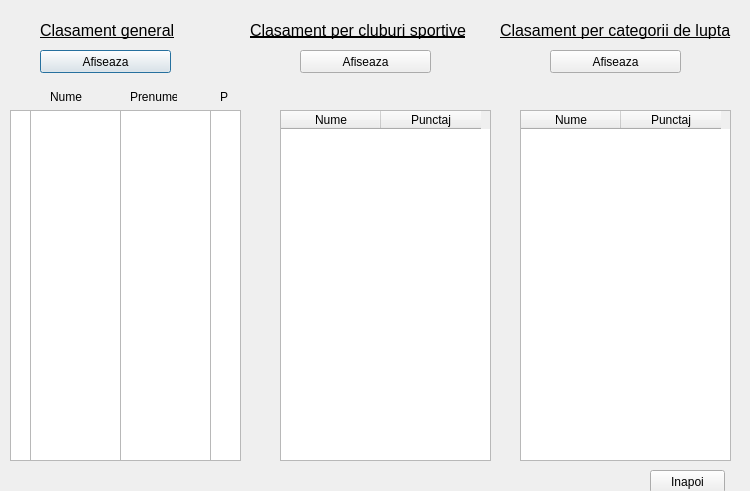
<?xml version="1.0" encoding="UTF-8"?>
<ui version="4.0">
 <class>clasament</class>
 <widget class="QDialog" name="clasament">
  <property name="geometry">
   <rect>
    <x>0</x>
    <y>0</y>
    <width>750</width>
    <height>491</height>
   </rect>
  </property>
  <property name="windowTitle">
   <string>Dialog</string>
  </property>
  <widget class="QLabel" name="label">
   <property name="geometry">
    <rect>
     <x>40</x>
     <y>15</y>
     <width>141</width>
     <height>31</height>
    </rect>
   </property>
   <property name="font">
    <font>
     <pointsize>12</pointsize>
     <underline>true</underline>
    </font>
   </property>
   <property name="text">
    <string>Clasament general</string>
   </property>
  </widget>
  <widget class="QLabel" name="label_2">
   <property name="geometry">
    <rect>
     <x>250</x>
     <y>20</y>
     <width>221</width>
     <height>20</height>
    </rect>
   </property>
   <property name="font">
    <font>
     <pointsize>12</pointsize>
     <underline>true</underline>
    </font>
   </property>
   <property name="text">
    <string>Clasament per cluburi sportive</string>
   </property>
  </widget>
  <widget class="QLabel" name="label_3">
   <property name="geometry">
    <rect>
     <x>500</x>
     <y>20</y>
     <width>231</width>
     <height>21</height>
    </rect>
   </property>
   <property name="font">
    <font>
     <pointsize>12</pointsize>
     <underline>true</underline>
    </font>
   </property>
   <property name="text">
    <string>Clasament per categorii de lupta</string>
   </property>
  </widget>
  <widget class="QPushButton" name="b_afisezaclasament">
   <property name="geometry">
    <rect>
     <x>40</x>
     <y>50</y>
     <width>131</width>
     <height>23</height>
    </rect>
   </property>
   <property name="text">
    <string>Afiseaza</string>
   </property>
  </widget>
  <widget class="QTableWidget" name="tableWidget_2">
   <property name="geometry">
    <rect>
     <x>280</x>
     <y>110</y>
     <width>211</width>
     <height>351</height>
    </rect>
   </property>
   <column>
    <property name="text">
     <string>Nume</string>
    </property>
   </column>
   <column>
    <property name="text">
     <string>Punctaj</string>
    </property>
   </column>
  </widget>
  <widget class="QTableWidget" name="tableWidget_3">
   <property name="geometry">
    <rect>
     <x>520</x>
     <y>110</y>
     <width>211</width>
     <height>351</height>
    </rect>
   </property>
   <column>
    <property name="text">
     <string>Nume</string>
    </property>
   </column>
   <column>
    <property name="text">
     <string>Punctaj</string>
    </property>
   </column>
  </widget>
  <widget class="QPushButton" name="b_afisezaclasament_2">
   <property name="geometry">
    <rect>
     <x>300</x>
     <y>50</y>
     <width>131</width>
     <height>23</height>
    </rect>
   </property>
   <property name="text">
    <string>Afiseaza</string>
   </property>
  </widget>
  <widget class="QPushButton" name="b_afisezaclasament_3">
   <property name="geometry">
    <rect>
     <x>550</x>
     <y>50</y>
     <width>131</width>
     <height>23</height>
    </rect>
   </property>
   <property name="text">
    <string>Afiseaza</string>
   </property>
  </widget>
  <widget class="QTextEdit" name="clasament_general_pnume">
   <property name="geometry">
    <rect>
     <x>120</x>
     <y>110</y>
     <width>91</width>
     <height>351</height>
    </rect>
   </property>
   <property name="font">
    <font>
     <pointsize>12</pointsize>
    </font>
   </property>
  </widget>
  <widget class="QTextEdit" name="clasament_general_punctaj">
   <property name="geometry">
    <rect>
     <x>210</x>
     <y>110</y>
     <width>31</width>
     <height>351</height>
    </rect>
   </property>
   <property name="font">
    <font>
     <pointsize>12</pointsize>
    </font>
   </property>
  </widget>
  <widget class="QTextEdit" name="clasament_general_nume">
   <property name="geometry">
    <rect>
     <x>30</x>
     <y>110</y>
     <width>91</width>
     <height>351</height>
    </rect>
   </property>
   <property name="font">
    <font>
     <pointsize>12</pointsize>
    </font>
   </property>
  </widget>
  <widget class="QLabel" name="label_4">
   <property name="geometry">
    <rect>
     <x>50</x>
     <y>90</y>
     <width>47</width>
     <height>13</height>
    </rect>
   </property>
   <property name="text">
    <string>Nume</string>
   </property>
  </widget>
  <widget class="QLabel" name="label_5">
   <property name="geometry">
    <rect>
     <x>130</x>
     <y>90</y>
     <width>47</width>
     <height>13</height>
    </rect>
   </property>
   <property name="text">
    <string>Prenume</string>
   </property>
  </widget>
  <widget class="QLabel" name="label_6">
   <property name="geometry">
    <rect>
     <x>220</x>
     <y>90</y>
     <width>47</width>
     <height>13</height>
    </rect>
   </property>
   <property name="text">
    <string>P</string>
   </property>
  </widget>
  <widget class="QTextEdit" name="nr_crt">
   <property name="geometry">
    <rect>
     <x>10</x>
     <y>110</y>
     <width>21</width>
     <height>351</height>
    </rect>
   </property>
   <property name="font">
    <font>
     <pointsize>12</pointsize>
    </font>
   </property>
  </widget>
  <widget class="QPushButton" name="b_inapoi">
   <property name="geometry">
    <rect>
     <x>650</x>
     <y>470</y>
     <width>75</width>
     <height>23</height>
    </rect>
   </property>
   <property name="text">
    <string>Inapoi</string>
   </property>
  </widget>
 </widget>
 <resources/>
 <connections/>
</ui>
